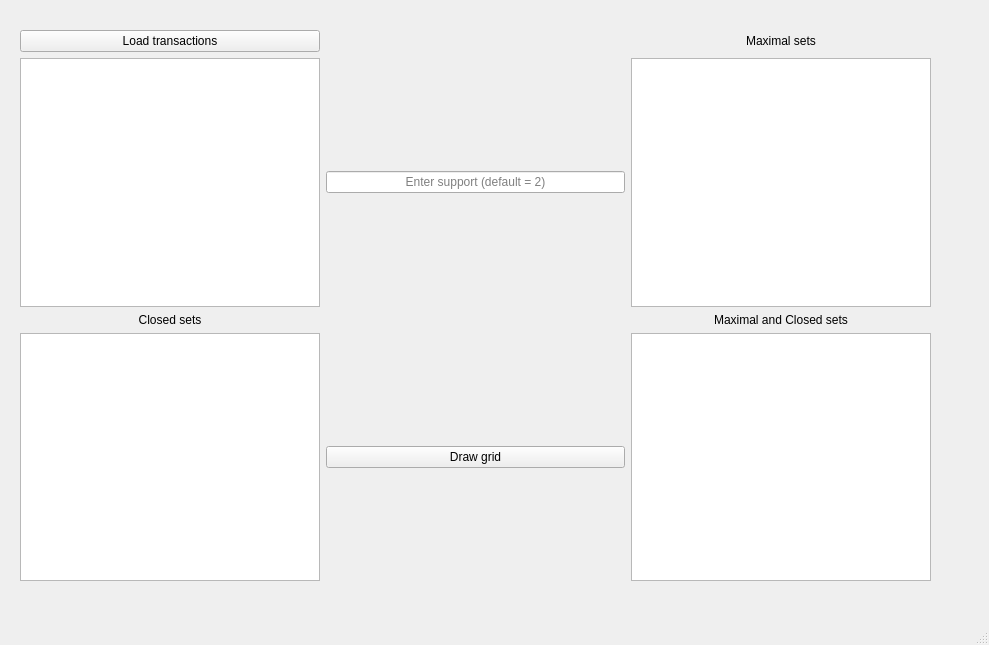
<?xml version="1.0" encoding="UTF-8"?>
<ui version="4.0">
 <class>MainWindow</class>
 <widget class="QMainWindow" name="MainWindow">
  <property name="geometry">
   <rect>
    <x>0</x>
    <y>0</y>
    <width>989</width>
    <height>645</height>
   </rect>
  </property>
  <property name="windowTitle">
   <string>MainWindow</string>
  </property>
  <property name="autoFillBackground">
   <bool>false</bool>
  </property>
  <widget class="QWidget" name="centralwidget">
   <property name="minimumSize">
    <size>
     <width>800</width>
     <height>600</height>
    </size>
   </property>
   <property name="baseSize">
    <size>
     <width>800</width>
     <height>600</height>
    </size>
   </property>
   <property name="autoFillBackground">
    <bool>false</bool>
   </property>
   <widget class="QWidget" name="gridLayoutWidget">
    <property name="geometry">
     <rect>
      <x>20</x>
      <y>30</y>
      <width>911</width>
      <height>551</height>
     </rect>
    </property>
    <layout class="QGridLayout" name="gridLayout_3">
     <property name="sizeConstraint">
      <enum>QLayout::SetMinimumSize</enum>
     </property>
     <item row="7" column="0">
      <widget class="QListWidget" name="listWidget4"/>
     </item>
     <item row="6" column="0">
      <widget class="QLabel" name="label_2">
       <property name="text">
        <string>Closed sets</string>
       </property>
       <property name="alignment">
        <set>Qt::AlignCenter</set>
       </property>
      </widget>
     </item>
     <item row="7" column="2">
      <widget class="QListWidget" name="listWidget2"/>
     </item>
     <item row="6" column="2">
      <widget class="QLabel" name="label_3">
       <property name="text">
        <string>Maximal and Closed sets</string>
       </property>
       <property name="alignment">
        <set>Qt::AlignCenter</set>
       </property>
      </widget>
     </item>
     <item row="3" column="0">
      <widget class="QListWidget" name="listWidget3"/>
     </item>
     <item row="3" column="1">
      <widget class="QLineEdit" name="support">
       <property name="alignment">
        <set>Qt::AlignCenter</set>
       </property>
       <property name="placeholderText">
        <string>Enter support (default = 2)</string>
       </property>
      </widget>
     </item>
     <item row="3" column="2">
      <widget class="QListWidget" name="listWidget1"/>
     </item>
     <item row="0" column="0">
      <widget class="QPushButton" name="loadTButton">
       <property name="text">
        <string>Load transactions</string>
       </property>
      </widget>
     </item>
     <item row="0" column="2">
      <widget class="QLabel" name="label_1">
       <property name="text">
        <string>Maximal sets</string>
       </property>
       <property name="alignment">
        <set>Qt::AlignCenter</set>
       </property>
      </widget>
     </item>
     <item row="7" column="1">
      <widget class="QPushButton" name="drawGButton">
       <property name="enabled">
        <bool>true</bool>
       </property>
       <property name="text">
        <string>Draw grid</string>
       </property>
       <property name="iconSize">
        <size>
         <width>20</width>
         <height>20</height>
        </size>
       </property>
       <property name="flat">
        <bool>false</bool>
       </property>
      </widget>
     </item>
    </layout>
   </widget>
  </widget>
  <widget class="QMenuBar" name="menubar">
   <property name="geometry">
    <rect>
     <x>0</x>
     <y>0</y>
     <width>989</width>
     <height>25</height>
    </rect>
   </property>
  </widget>
  <widget class="QStatusBar" name="statusbar"/>
 </widget>
 <resources/>
 <connections/>
</ui>
